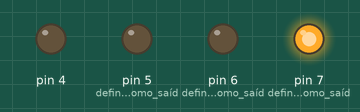
This sketch was run on a simulated Arduino Uno, built with avr-gcc and run on an emulated ATmega328P. Shown: output pins drawn as LEDs (lit = HIGH).

Above: at 0.5 s.
At 2.5 s:
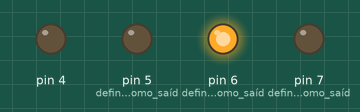
At 4.5 s:
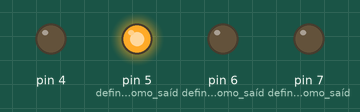
At 5.5 s:
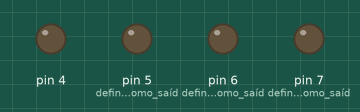
Timing chart, 0 to 7.8 s (numbered marks = the images above):
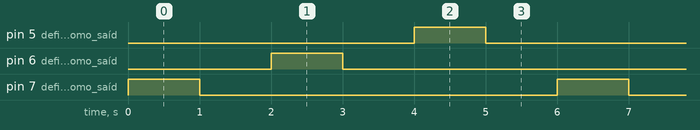

Measured:
- by itself, pin 5 (define_o_pino_5_como_saíd), pin 6 (define_o_pino_6_como_saíd), pin 7 (define_o_pino_7_como_saíd): alternates HIGH for 1.0 s and LOW for 5.0 s
- by itself, everything shown: repeats every 6.0 s, in 6 steps

The sketch:

led_rgb.ino
```cpp
// C++ code
//
 void setup() {
  pinMode(7, OUTPUT);    // define o pino 7 como saída
  pinMode(6, OUTPUT);   // define o pino 6 como saída
  pinMode(5, OUTPUT);   // define o pino 5 como saída
  pinMode(4,OUTPUT);
 }
   void loop()
   {
  digitalWrite(7,HIGH);
  delay(1000);
  digitalWrite(7,LOW);
  delay(1000);

  digitalWrite(6,HIGH);
  delay(1000);
  digitalWrite(6,LOW);
  delay(1000);

  digitalWrite(5,HIGH);
  delay(1000);
  digitalWrite(5,LOW);
  delay(1000);
   }
  
```
